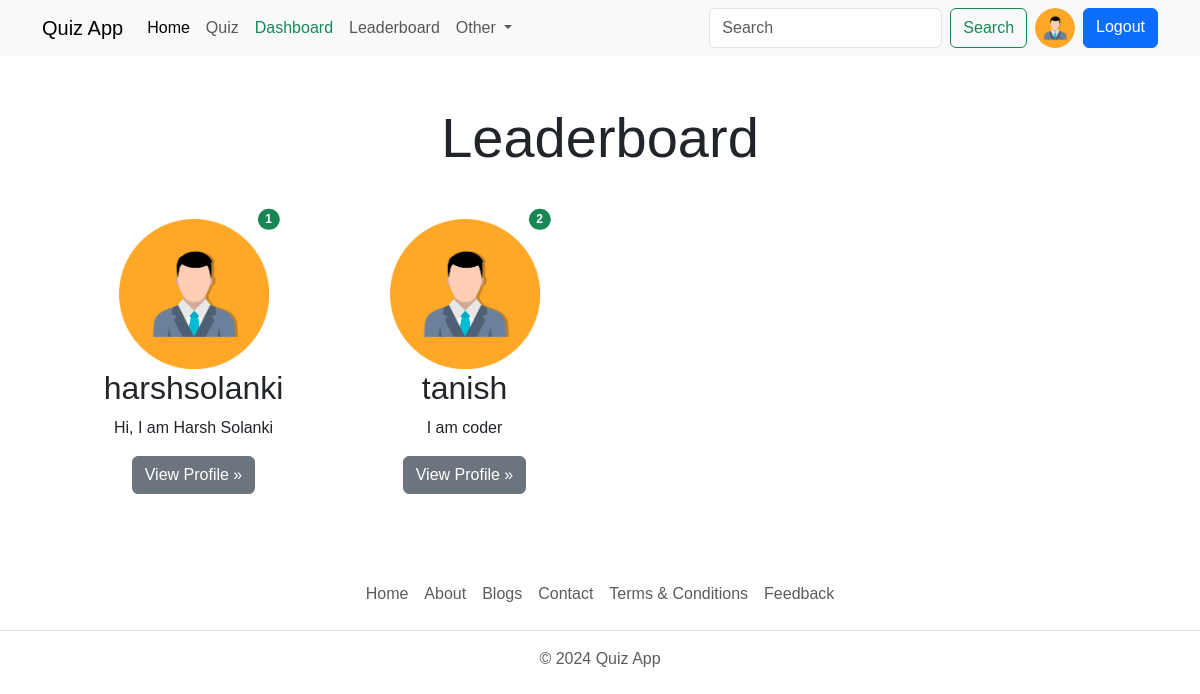
Page /leaderboard/ (signed in) on the committed database.
### account/models.py (models this page shows, shortened)
class Profile(models.Model):
    user = models.OneToOneField(User, on_delete=models.CASCADE, null=True)  # verbose_name
    bio = models.TextField(blank=True, null=True)
    profile_img = models.ImageField(upload_to='profile_img/', default= 'user.png', blank=True, null=True, verbose_name='Profile Image')
    location = models.CharField(max_length=100, blank=True, null=True)
    GENDER = (
        ('Male', 'Male'),
        ('Female', 'Female'),
        ('Other', 'Other'),
    )
    gender = models.CharField(max_length=6, choices=GENDER, blank=True, null=True)

### quiz/models.py (models this page shows, shortened)
class UserRank(models.Model):
    user = models.OneToOneField(User, on_delete=models.CASCADE)
    rank = models.IntegerField(null=True, blank=True)
    total_score = models.IntegerField(null=True, blank=True)

### base/views.py (the view)
# urls.py: path('leaderboard/', views.leaderboard_view, name='leaderboard'),
@login_required(login_url='login')
def leaderboard_view(request):
    user_object = User.objects.get(username=request.user)
    user_profile = Profile.objects.get(user=user_object)
    leaderboard_users = UserRank.objects.order_by('rank')
    context = {
        'user_object': user_object,
        'user_profile': user_profile,
        'leaderboard_users': leaderboard_users,
    }
    return render(request, 'leaderboard.html', context)

### templates/leaderboard.html (shortened to what this page needs)
{% extends 'index.html' %}
{% load static %}
{% block content %}
<div class="container text-center">
    <h1 class="display-4 text-center my-5">Leaderboard</h1>
    <div class="row row-cols-sm-1 row-cols-md-2 row-cols-lg-3 row-cols-xl-4 mx-3">
        {% if leaderboard_users|length == 0 %}
            <div class="col-lg-4 position-relative mb-4">
                <h2 class="text-danger text-center">No User Found</h2>
            </div>
        {% else %}
            {% for rank in leaderboard_users %}
            <div class="col-lg-4 position-relative mb-4">
                <img src="{{rank.user.profile.profile_img.url}}" class="img-fluid" alt="" width="150" height="150">
                <span class="position-absolute top-0 start-90 translate-middle badge rounded-pill bg-success">
                    {{forloop.counter}}
                </span>
                <h2 class="fw-normal">{{rank.user.username}}</h2>
                <p>
                    {{rank.user.profile.bio|truncatewords:5}}
                </p>
                <p><a class="btn btn-secondary" href="{% url 'profile' rank.user.username %}">View Profile »</a></p>
            </div>
            {% endfor %}
        {% endif %}
    </div>
</div>
{% endblock %}

### templates/components/navbar.html (shortened to what this page needs)
<nav class="navbar navbar-expand-lg bg-body-tertiary d-none d-lg-block">
    <div class="container">
        <a class="navbar-brand" href="{% url 'home' %}">Quiz App</a>
        <div class="collapse navbar-collapse" id="navbarSupportedContent">
            <ul class="navbar-nav me-auto mb-2 mb-lg-0">
                <li class="nav-item">
                    <a class="nav-link active" aria-current="page" href="{% url 'home' %}">Home</a>
                </li>
                <li class="nav-item">
                    <a class="nav-link" href="{% url 'all_quiz' %}">Quiz</a>
                </li>
                {% if request.user.is_superuser %}
                <li class="nav-item">
                    <a class="nav-link text-success" href="{% url 'dashboard' %}">Dashboard</a>
                </li>
                {% endif %}
                <li class="nav-item">
                    <a class="nav-link" href="{% url 'leaderboard' %}">Leaderboard</a>
                </li>
                <li class="nav-item dropdown">
                    <a class="nav-link dropdown-toggle" href="#" role="button" data-bs-toggle="dropdown"
                        aria-expanded="false">
                        Other
                    </a>
                </li>
            </ul>
            <form class="d-flex" role="search" action="{% url 'search_users' %}">
                <input class="form-control me-2" type="search" placeholder="Search" aria-label="Search" name="q" />
                <button class="btn btn-outline-success" type="submit">
                    Search
                </button>
                {% if request.user.is_authenticated %}
                <a type="button" class="mx-2" href="{% url 'profile' request.user.username %}">
                    <img class="rounded-circle" src="{{ user_profile.profile_img.url }}" class="img-fluid" width="40" height="40" alt="">
                </a>
                <a type="button" href="{% url 'logout' %}" class="btn btn-primary">Logout</a>
                {% else %}
                <a type="button" href="{% url 'login' %}" class="btn btn-primary ms-2">Login</a>
                {% endif %}
            </form>
        </div>
    </div>
</nav>

### static/css/style.css (style rules this page uses)
* { font-family: 'Trebuchet MS', 'Lucida Sans Unicode', 'Lucida Grande', 'Lucida Sans', Arial, sans-serif; }

### rows in the picture
Profile: profile_img (placeholder picture)
UserRank: user.profile.profile_img (placeholder picture), user.username "harshsolanki", user.profile.bio "Hi, I am Harsh Solanki"
UserRank: user.profile.profile_img (placeholder picture), user.username "tanish", user.profile.bio "I am coder"
